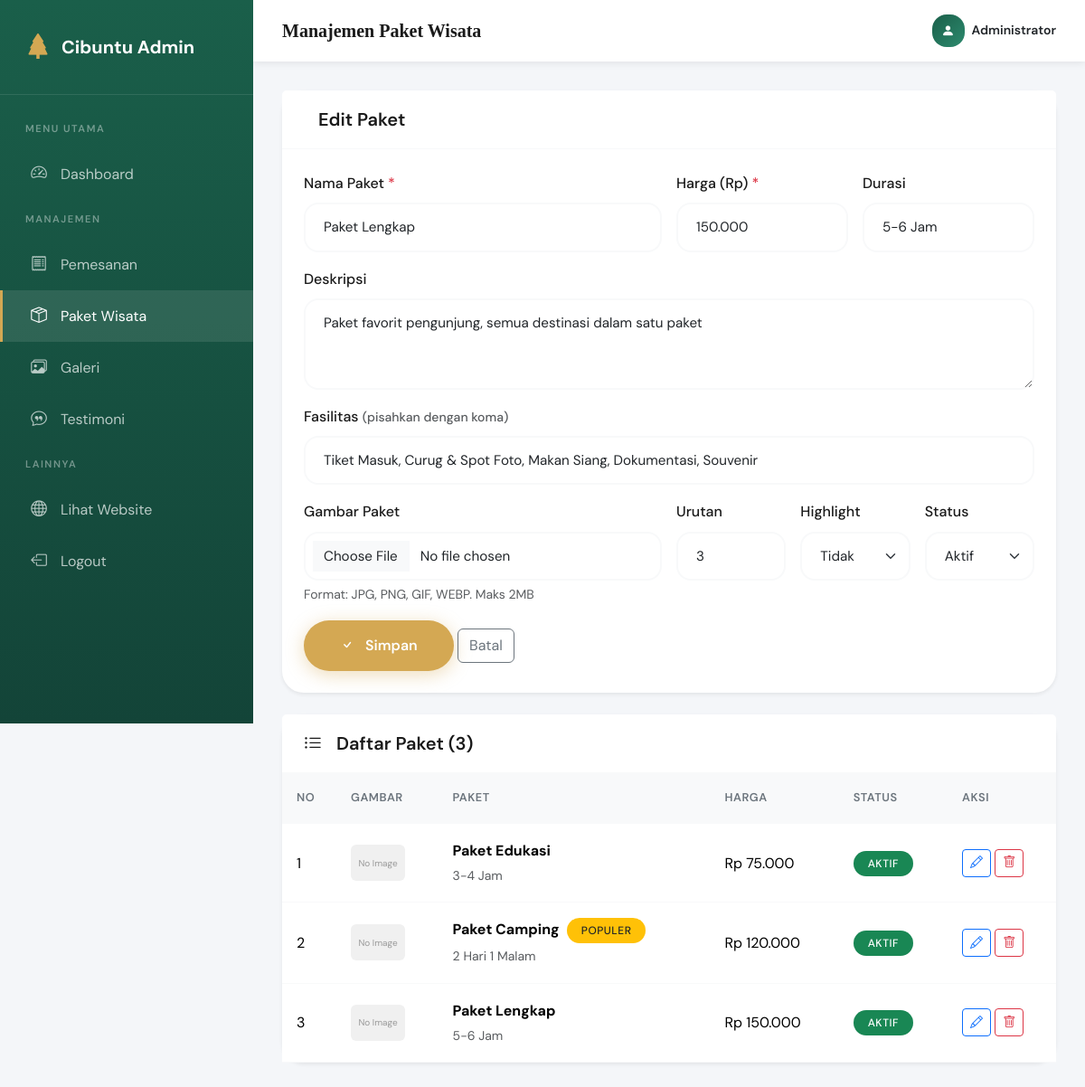
The app's page /?page=admin_paket&edit=3 (signed in) with its own data.
### tables this page shows
CREATE TABLE `paket_wisata` (
  `id` int(11) NOT NULL,
  `nama_paket` varchar(100) NOT NULL,
  `deskripsi` text DEFAULT NULL,
  `harga` int(11) NOT NULL,
  `fasilitas` text DEFAULT NULL,
  `durasi` varchar(50) DEFAULT NULL,
  `gambar` varchar(255) DEFAULT NULL,
  `highlight` enum('ya','tidak') DEFAULT 'tidak',
  `status` enum('aktif','nonaktif') DEFAULT 'aktif',
  `urutan` int(11) DEFAULT 0,
  `created_at` datetime DEFAULT current_timestamp()
);

### inc/config.php (called while the page is built, shortened)
<?php
function base_url($path = '')
{
    $protocol = isset($_SERVER['HTTPS']) && $_SERVER['HTTPS'] === 'on' ? 'https' : 'http';
    $host = $_SERVER['HTTP_HOST'];
    $script = $_SERVER['SCRIPT_NAME'];
    if (strpos($script, '/admin/') !== false) {
        $basePath = substr($script, 0, strpos($script, '/admin/'));
    } else {
        $basePath = dirname($script);
    }
    $basePath = rtrim($basePath, '/\\');
    return $protocol . '://' . $host . $basePath . '/' . ltrim($path, '/');
}
function sanitize($input)
{
    return htmlspecialchars(trim($input), ENT_QUOTES, 'UTF-8');
}
function format_harga($harga)
{
    return 'Rp ' . number_format($harga, 0, ',', '.');
}

### admin/paket.php (the view, shortened to what this page needs)
<?php
require_once __DIR__ . '/includes/header.php';
$pakets = $db->query("SELECT * FROM paket_wisata ORDER BY urutan ASC, id DESC")->fetchAll();
$edit = null;
if (isset($_GET['edit'])) {
    $id = (int)$_GET['edit'];
    $stmt = $db->prepare("SELECT * FROM paket_wisata WHERE id = ?");
    $stmt->execute([$id]);
    $edit = $stmt->fetch();
}
?>
<div class="card border-0 shadow-sm mb-4">
    <div class="card-header bg-white">
        <h5 class="mb-0"><i class="bi bi-<?= $edit ? 'pencil' : 'plus' ?>-circle me-2"></i><?= $edit ? 'Edit Paket' : 'Tambah Paket Baru' ?></h5>
    </div>
    <div class="card-body">
        <form method="POST" enctype="multipart/form-data">
            <div class="row g-3">
                <div class="col-md-6">
                    <label class="form-label">Nama Paket <span class="text-danger">*</span></label>
                    <input type="text" name="nama_paket" class="form-control" required value="<?= $edit['nama_paket'] ?? '' ?>">
                </div>
                <div class="col-md-3">
                    <label class="form-label">Harga (Rp) <span class="text-danger">*</span></label>
                    <input type="text" name="harga" class="form-control" required value="<?= isset($edit['harga']) ? number_format($edit['harga'], 0, ',', '.') : '' ?>">
                </div>
                <div class="col-md-3">
                    <label class="form-label">Durasi</label>
                    <input type="text" name="durasi" class="form-control" placeholder="cth: 3-4 Jam" value="<?= $edit['durasi'] ?? '' ?>">
                </div>
                <div class="col-12">
                    <label class="form-label">Deskripsi</label>
                    <textarea name="deskripsi" class="form-control" rows="3"><?= $edit['deskripsi'] ?? '' ?></textarea>
                </div>
                <div class="col-12">
                    <label class="form-label">Fasilitas <small class="text-muted">(pisahkan dengan koma)</small></label>
                    <input type="text" name="fasilitas" class="form-control" placeholder="Tiket masuk, Pemandu, Makan siang" value="<?= $edit['fasilitas'] ?? '' ?>">
                </div>
                <div class="col-md-6">
                    <label class="form-label">Gambar Paket</label>
                    <input type="file" name="gambar" class="form-control" accept="image/*" onchange="previewImage(this, 'previewPaket')">
                    <div class="form-text">Format: JPG, PNG, GIF, WEBP. Maks 2MB</div>
                </div>
                <div class="col-md-2">
                    <label class="form-label">Urutan</label>
                    <input type="number" name="urutan" class="form-control" value="<?= $edit['urutan'] ?? '1' ?>">
                </div>
                <div class="col-md-2">
                    <label class="form-label">Highlight</label>
                    <select name="highlight" class="form-select">
                        <option value="tidak" <?= ($edit['highlight'] ?? '') === 'tidak' ? 'selected' : '' ?>>Tidak</option>
                    </select>
                </div>
                <div class="col-md-2">
                    <label class="form-label">Status</label>
                    <select name="status" class="form-select">
                        <option value="aktif" <?= ($edit['status'] ?? '') === 'aktif' ? 'selected' : '' ?>>Aktif</option>
                    </select>
                </div>
                <div class="col-12">
                    <button type="submit" class="btn btn-primary-custom">
                        <i class="bi bi-check me-1"></i>Simpan
                    </button>
                    <?php if ($edit): ?>
                        <a href="<?= base_url('?page=admin_paket') ?>" class="btn btn-outline-secondary">Batal</a>
                    <?php endif; ?>
                </div>
            </div>
        </form>
    </div>
</div>
<div class="card border-0 shadow-sm">
    <div class="card-header bg-white">
        <h5 class="mb-0"><i class="bi bi-list-ul me-2"></i>Daftar Paket (<?= count($pakets) ?>)</h5>
    </div>
    <div class="card-body p-0">
        <div class="table-responsive">
            <table class="table table-hover mb-0">
                <thead>
                    <tr>
                        <th width="60">No</th>
                        <th>Gambar</th>
                        <th>Paket</th>
                        <th>Harga</th>
                        <th>Status</th>
                        <th width="120">Aksi</th>
                    </tr>
                </thead>
                <tbody>
                    <?php foreach ($pakets as $i => $p): ?>
                        <tr>
                            <td><?= $i + 1 ?></td>
                            <td>
                                <?php if ($p['gambar'] && file_exists(UPLOAD_PATH . 'paket/' . $p['gambar'])): ?>
                                    <img src="<?= base_url('uploads/paket/' . $p['gambar']) ?>" style="width:60px;height:40px;object-fit:cover;border-radius:6px">
                                <?php else: ?>
                                    <div style="width:60px;height:40px;background:#f0f0f0;border-radius:6px;display:flex;align-items:center;justify-content:center;color:#999;font-size:10px;">No Image</div>
                                <?php endif; ?>
                            </td>
                            <td>
                                <strong><?= sanitize($p['nama_paket']) ?></strong>
                                <?php if ($p['highlight'] === 'ya'): ?>
                                    <span class="badge bg-warning text-dark ms-1">Populer</span>
                                <?php endif; ?>
                                <br><small class="text-muted"><?= sanitize($p['durasi']) ?></small>
                            </td>
                            <td><?= format_harga($p['harga']) ?></td>
                            <td>
                                <?php if ($p['status'] === 'aktif'): ?>
                                    <span class="badge bg-success">Aktif</span>
                                <?php else: ?>
                                    <span class="badge bg-secondary">Nonaktif</span>
                                <?php endif; ?>
                            </td>
                            <td>
                                <a href="?page=admin_paket&edit=<?= $p['id'] ?>" class="btn btn-sm btn-outline-primary">
                                    <i class="bi bi-pencil"></i>
                                </a>
                                <a href="?page=admin_paket&delete=<?= $p['id'] ?>" class="btn btn-sm btn-outline-danger" onclick="return confirm('Yakin hapus paket ini?')">
                                    <i class="bi bi-trash"></i>
                                </a>
                            </td>
                        </tr>
                    <?php endforeach; ?>
                </tbody>
            </table>
        </div>
    </div>
</div>
<?php require_once __DIR__ . '/includes/footer.php'; ?>

### css/style.css (style rules this page uses)
:root { --primary: #1a5f4a; --primary-light: #2d8a6e; --primary-dark: #134438; --accent: #d4a853; --accent-light: #e8c77b; --secondary: #0d2e26; --text-dark: #1a1a1a; --text-muted: #6c757d; --text-light: #f8f9fa; --bg-light: #f8f9fa; --bg-cream: #faf8f5; --white: #ffffff; --shadow-sm: 0 2px 8px rgba(0, 0, 0, 0.08); --shadow-md: 0 4px 20px rgba(0, 0, 0, 0.12); --shadow-lg: 0 10px 40px rgba(0, 0, 0, 0.15); --shadow-xl: 0 20px 60px rgba(0, 0, 0, 0.2); --radius-sm: 8px; --radius-md: 16px; --radius-lg: 24px; --radius-xl: 32px; --transition: all 0.3s cubic-bezier(0.4, 0, 0.2, 1); --transition-slow: all 0.5s cubic-bezier(0.4, 0, 0.2, 1); }
*, *::before, *::after { box-sizing: border-box; margin: 0; padding: 0; }
html { scroll-behavior: smooth; font-size: 16px; }
body { font-family: "DM Sans", -apple-system, BlinkMacSystemFont, sans-serif; color: var(--text-dark); line-height: 1.7; background: var(--white); overflow-x: hidden; -webkit-font-smoothing: antialiased; }
h1, h2, h3, h4, h5, h6 { font-family: "Playfair Display", Georgia, serif; font-weight: 700; line-height: 1.2; color: var(--text-dark); }
a { text-decoration: none; color: inherit; transition: var(--transition); }
.btn-primary-custom { background: var(--accent); color: var(--white); font-weight: 600; padding: 1rem 2.5rem; border-radius: 50px; border: none; display: inline-flex; align-items: center; gap: 0.5rem; transition: var(--transition); box-shadow: 0 4px 20px rgba(212, 168, 83, 0.4); }
.form-control, .form-select { border: 2px solid var(--bg-light); border-radius: var(--radius-md); padding: 0.875rem 1.25rem; font-size: 0.95rem; transition: var(--transition); }
.form-label { font-weight: 500; margin-bottom: 0.5rem; color: var(--text-dark); }
body.admin-body { background: #f4f6f9; }
.card { border: none; border-radius: var(--radius-lg); box-shadow: var(--shadow-sm); transition: var(--transition); }
.card-header { background: var(--white); border-bottom: 1px solid var(--bg-light); padding: 1.25rem 1.5rem; display: flex; align-items: center; justify-content: space-between; }
.card-header h5 { margin: 0; font-family: "DM Sans", sans-serif; font-weight: 600; display: flex; align-items: center; gap: 0.5rem; }
.card-body { padding: 1.5rem; }
.table { margin-bottom: 0; }
.table th { font-weight: 600; font-size: 0.8rem; text-transform: uppercase; letter-spacing: 0.5px; color: var(--text-muted); border-bottom: 2px solid var(--bg-light); padding: 1rem; background: var(--bg-light); }
.table td { padding: 1rem; vertical-align: middle; border-bottom: 1px solid var(--bg-light); }
.badge { padding: 0.5rem 1rem; font-weight: 500; border-radius: 50px; font-size: 0.75rem; text-transform: uppercase; letter-spacing: 0.5px; }

### records on screen
paket_wisata: nama_paket "Paket Lengkap", harga "150.000", durasi "5-6 Jam", deskripsi "Paket favorit pengunjung, semua destinasi dalam satu paket", fasilitas "Tiket Masuk, Curug & Spot Foto, Makan Siang, Dokumentasi, Souvenir", urutan "3", highlight "Tidak", status "Aktif", shows "No Image", harga "Rp 150.000", shows "AKTIF"
paket_wisata: shows "No Image", nama_paket "Paket Edukasi", durasi "3-4 Jam", harga "Rp 75.000", status "AKTIF"
paket_wisata: shows "No Image", nama_paket "Paket Camping", highlight "POPULER", durasi "2 Hari 1 Malam", harga "Rp 120.000", status "AKTIF"

### other values on screen
$page_title "Manajemen Paket Wisata"
$_SESSION['admin_name'] "Administrator"
count($pakets) "3"
